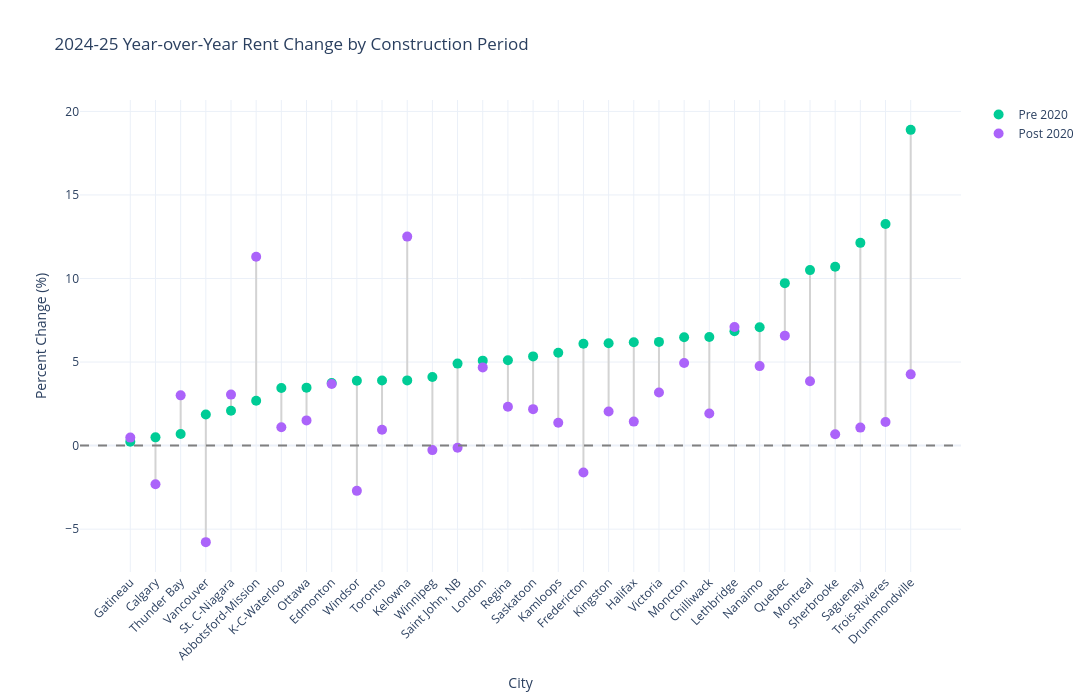

Notebook code for this chart:
### Code cell
import pandas as pd
import plotly.graph_objects as go

# Load ODS file
df = pd.read_excel(r"Pomeroy Engauge Digitizer point extraction.ods", engine="odf")

# Sort by Pre_2020_Blue to preserve the original chart ordering
df = df.sort_values("Pre_2020_Blue").reset_index(drop=True)

fig = go.Figure()

# Dumbbell connector lines
for _, row in df.iterrows():
    fig.add_trace(
        go.Scatter(
            x=[row["City"], row["City"]],
            y=[row["Pre_2020_Blue"], row["Post_2020_Orange"]],
            mode="lines",
            line=dict(color="lightgray", width=2),
            hoverinfo="skip",
            showlegend=False
        )
    )

# Pre 2020 points
fig.add_trace(
    go.Scatter(
        x=df["City"],
        y=df["Pre_2020_Blue"],
        mode="markers",
        name="Pre 2020 rents",
        marker=dict(size=10)
    )
)

# Post 2020 points
fig.add_trace(
    go.Scatter(
        x=df["City"],
        y=df["Post_2020_Orange"],
        mode="markers",
        name="Post 2020 rents",
        marker=dict(size=10)
    )
)

fig.update_layout(
    title="2024-25 Year-over-Year Rent Change by Construction Period",
    yaxis_title="Percent Change (%)",
    xaxis_title="City",
    height=700,
    width=1400,
    template="plotly_white",
    xaxis=dict(
        tickangle=-45,
        categoryorder="array",
        categoryarray=df["City"]
    )
)

fig.add_hline(y=0, line_dash="dash", line_color="gray")

fig.show()

fig.write_html("pomeroy_dumbbell.html")

### Figure 1 — Plotly figure (JSON) as saved in the notebook; plotly's stock layout.template omitted (floating-point values rounded to 4 significant figures)
{"data": [{"hoverinfo": "skip", "line": {"color": "lightgray", "width": 2}, "mode": "lines", "showlegend": false, "type": "scatter", "x": ["Gatineau", "Gatineau"], "y": [0.2384, 0.4793]}, {"hoverinfo": "skip", "line": {"color": "lightgray", "width": 2}, "mode": "lines", "showlegend": false, "type": "scatter", "x": ["Calgary", "Calgary"], "y": [0.494, -2.313]}, {"hoverinfo": "skip", "line": {"color": "lightgray", "width": 2}, "mode": "lines", "showlegend": false, "type": "scatter", "x": ["Thunder Bay", "Thunder Bay"], "y": [0.6966, 3.007]}, {"hoverinfo": "skip", "line": {"color": "lightgray", "width": 2}, "mode": "lines", "showlegend": false, "type": "scatter", "x": ["Vancouver", "Vancouver"], "y": [1.86, -5.777]}, {"hoverinfo": "skip", "line": {"color": "lightgray", "width": 2}, "mode": "lines", "showlegend": false, "type": "scatter", "x": ["St. C-Niagara", "St. C-Niagara"], "y": [2.09, 3.053]}, {"hoverinfo": "skip", "line": {"color": "lightgray", "width": 2}, "mode": "lines", "showlegend": false, "type": "scatter", "x": ["Abbotsford-Mission", "Abbotsford-Mission"], "y": [2.687, 11.3]}, {"hoverinfo": "skip", "line": {"color": "lightgray", "width": 2}, "mode": "lines", "showlegend": false, "type": "scatter", "x": ["K-C-Waterloo", "K-C-Waterloo"], "y": [3.448, 1.104]}, {"hoverinfo": "skip", "line": {"color": "lightgray", "width": 2}, "mode": "lines", "showlegend": false, "type": "scatter", "x": ["Ottawa", "Ottawa"], "y": [3.469, 1.509]}, {"hoverinfo": "skip", "line": {"color": "lightgray", "width": 2}, "mode": "lines", "showlegend": false, "type": "scatter", "x": ["Edmonton", "Edmonton"], "y": [3.743, 3.69]}, {"hoverinfo": "skip", "line": {"color": "lightgray", "width": 2}, "mode": "lines", "showlegend": false, "type": "scatter", "x": ["Windsor", "Windsor"], "y": [3.885, -2.707]}, {"hoverinfo": "skip", "line": {"color": "lightgray", "width": 2}, "mode": "lines", "showlegend": false, "type": "scatter", "x": ["Toronto", "Toronto"], "y": [3.893, 0.947]}, {"hoverinfo": "skip", "line": {"color": "lightgray", "width": 2}, "mode": "lines", "showlegend": false, "type": "scatter", "x": ["Kelowna", "Kelowna"], "y": [3.904, 12.51]}, {"hoverinfo": "skip", "line": {"color": "lightgray", "width": 2}, "mode": "lines", "showlegend": false, "type": "scatter", "x": ["Winnipeg", "Winnipeg"], "y": [4.106, -0.2677]}, {"hoverinfo": "skip", "line": {"color": "lightgray", "width": 2}, "mode": "lines", "showlegend": false, "type": "scatter", "x": ["Saint John, NB", "Saint John, NB"], "y": [4.907, -0.1248]}, {"hoverinfo": "skip", "line": {"color": "lightgray", "width": 2}, "mode": "lines", "showlegend": false, "type": "scatter", "x": ["London", "London"], "y": [5.086, 4.682]}, {"hoverinfo": "skip", "line": {"color": "lightgray", "width": 2}, "mode": "lines", "showlegend": false, "type": "scatter", "x": ["Regina", "Regina"], "y": [5.11, 2.322]}, {"hoverinfo": "skip", "line": {"color": "lightgray", "width": 2}, "mode": "lines", "showlegend": false, "type": "scatter", "x": ["Saskatoon", "Saskatoon"], "y": [5.339, 2.182]}, {"hoverinfo": "skip", "line": {"color": "lightgray", "width": 2}, "mode": "lines", "showlegend": false, "type": "scatter", "x": ["Kamloops", "Kamloops"], "y": [5.555, 1.369]}, {"hoverinfo": "skip", "line": {"color": "lightgray", "width": 2}, "mode": "lines", "showlegend": false, "type": "scatter", "x": ["Fredericton", "Fredericton"], "y": [6.092, -1.606]}, {"hoverinfo": "skip", "line": {"color": "lightgray", "width": 2}, "mode": "lines", "showlegend": false, "type": "scatter", "x": ["Kingston", "Kingston"], "y": [6.126, 2.043]}, {"hoverinfo": "skip", "line": {"color": "lightgray", "width": 2}, "mode": "lines", "showlegend": false, "type": "scatter", "x": ["Halifax", "Halifax"], "y": [6.19, 1.437]}, {"hoverinfo": "skip", "line": {"color": "lightgray", "width": 2}, "mode": "lines", "showlegend": false, "type": "scatter", "x": ["Victoria", "Victoria"], "y": [6.208, 3.181]}, {"hoverinfo": "skip", "line": {"color": "lightgray", "width": 2}, "mode": "lines", "showlegend": false, "type": "scatter", "x": ["Moncton", "Moncton"], "y": [6.49, 4.941]}, {"hoverinfo": "skip", "line": {"color": "lightgray", "width": 2}, "mode": "lines", "showlegend": false, "type": "scatter", "x": ["Chilliwack", "Chilliwack"], "y": [6.495, 1.925]}, {"hoverinfo": "skip", "line": {"color": "lightgray", "width": 2}, "mode": "lines", "showlegend": false, "type": "scatter", "x": ["Lethbridge", "Lethbridge"], "y": [6.843, 7.101]}, {"hoverinfo": "skip", "line": {"color": "lightgray", "width": 2}, "mode": "lines", "showlegend": false, "type": "scatter", "x": ["Nanaimo", "Nanaimo"], "y": [7.085, 4.759]}, {"hoverinfo": "skip", "line": {"color": "lightgray", "width": 2}, "mode": "lines", "showlegend": false, "type": "scatter", "x": ["Quebec", "Quebec"], "y": [9.723, 6.581]}, {"hoverinfo": "skip", "line": {"color": "lightgray", "width": 2}, "mode": "lines", "showlegend": false, "type": "scatter", "x": ["Montreal", "Montreal"], "y": [10.5, 3.85]}, {"hoverinfo": "skip", "line": {"color": "lightgray", "width": 2}, "mode": "lines", "showlegend": false, "type": "scatter", "x": ["Sherbrooke", "Sherbrooke"], "y": [10.71, 0.6804]}, {"hoverinfo": "skip", "line": {"color": "lightgray", "width": 2}, "mode": "lines", "showlegend": false, "type": "scatter", "x": ["Saguenay", "Saguenay"], "y": [12.13, 1.078]}, {"hoverinfo": "skip", "line": {"color": "lightgray", "width": 2}, "mode": "lines", "showlegend": false, "type": "scatter", "x": ["Trois-Rivieres", "Trois-Rivieres"], "y": [13.26, 1.413]}, {"hoverinfo": "skip", "line": {"color": "lightgray", "width": 2}, "mode": "lines", "showlegend": false, "type": "scatter", "x": ["Drummondville", "Drummondville"], "y": [18.9, 4.264]}, {"marker": {"size": 10}, "mode": "markers", "name": "Pre 2020", "type": "scatter", "x": ["Gatineau", "Calgary", "Thunder Bay", "Vancouver", "St. C-Niagara", "Abbotsford-Mission", "K-C-Waterloo", "Ottawa", "Edmonton", "Windsor", "Toronto", "Kelowna", "Winnipeg", "Saint John, NB", "London", "Regina", "Saskatoon", "Kamloops", "Fredericton", "Kingston", "Halifax", "Victoria", "Moncton", "Chilliwack", "Lethbridge", "Nanaimo", "Quebec", "Montreal", "Sherbrooke", "Saguenay", "Trois-Rivieres", "Drummondville"], "y": [0.2384, 0.494, 0.6966, 1.86, 2.09, 2.687, 3.448, 3.469, 3.743, 3.885, 3.893, 3.904, 4.106, 4.907, 5.086, 5.11, 5.339, 5.555, 6.092, 6.126, 6.19, 6.208, 6.49, 6.495, 6.843, 7.085, 9.723, 10.5, 10.71, 12.13, 13.26, 18.9]}, {"marker": {"size": 10}, "mode": "markers", "name": "Post 2020", "type": "scatter", "x": ["Gatineau", "Calgary", "Thunder Bay", "Vancouver", "St. C-Niagara", "Abbotsford-Mission", "K-C-Waterloo", "Ottawa", "Edmonton", "Windsor", "Toronto", "Kelowna", "Winnipeg", "Saint John, NB", "London", "Regina", "Saskatoon", "Kamloops", "Fredericton", "Kingston", "Halifax", "Victoria", "Moncton", "Chilliwack", "Lethbridge", "Nanaimo", "Quebec", "Montreal", "Sherbrooke", "Saguenay", "Trois-Rivieres", "Drummondville"], "y": [0.4793, -2.313, 3.007, -5.777, 3.053, 11.3, 1.104, 1.509, 3.69, -2.707, 0.947, 12.51, -0.2677, -0.1248, 4.682, 2.322, 2.182, 1.369, -1.606, 2.043, 1.437, 3.181, 4.941, 1.925, 7.101, 4.759, 6.581, 3.85, 0.6804, 1.078, 1.413, 4.264]}], "layout": {"height": 700, "shapes": [{"line": {"color": "gray", "dash": "dash"}, "type": "line", "x0": 0, "x1": 1, "xref": "x domain", "y0": 0, "y1": 0, "yref": "y"}], "title": {"text": "2024-25 Year-over-Year Rent Change by Construction Period"}, "width": 1400, "xaxis": {"categoryarray": ["Gatineau", "Calgary", "Thunder Bay", "Vancouver", "St. C-Niagara", "Abbotsford-Mission", "K-C-Waterloo", "Ottawa", "Edmonton", "Windsor", "Toronto", "Kelowna", "Winnipeg", "Saint John, NB", "London", "Regina", "Saskatoon", "Kamloops", "Fredericton", "Kingston", "Halifax", "Victoria", "Moncton", "Chilliwack", "Lethbridge", "Nanaimo", "Quebec", "Montreal", "Sherbrooke", "Saguenay", "Trois-Rivieres", "Drummondville"], "categoryorder": "array", "tickangle": -45, "title": {"text": "City"}}, "yaxis": {"title": {"text": "Percent Change (%)"}}}}
